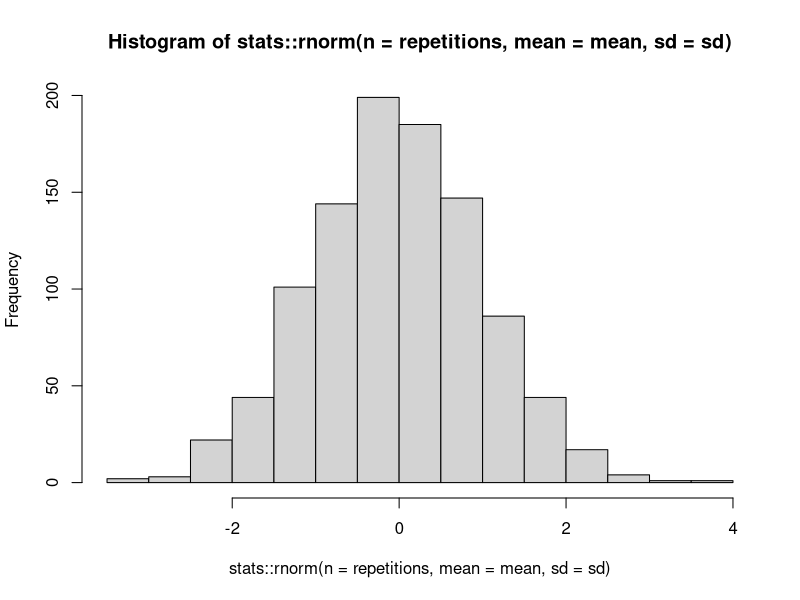
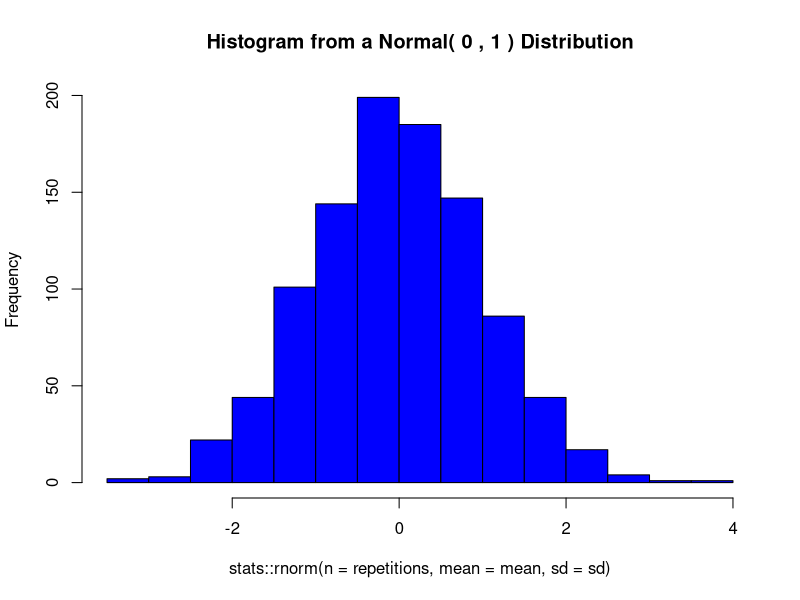

Generate these figures, in order, with R:
## ---- chunk 1
data(iris)

datasets::iris[10, 5]
## ---- chunk 2
utils::tail(iris$Species, n = 5)
## ---- chunk 3
base::mean(iris$Sepal.Length[iris$Petal.Width > 1])
## ---- chunk 4
for (i in 1:10) {
  if (i < 5) {
    print(i * 3)
  } else {
    print(i * 2)
  }
}
## ---- chunk 5
base::set.seed(184)

num <- stats::rnorm(n = 1, mean = 1, sd = 2)
while (num < 3) {
  base::print(num)
  num <- stats::rnorm(n = 1, mean = 1, sd = 2)
}
## ---- chunk 6
Counting <- base::data.frame()
Rows     <- 1:3
Cols     <- 1:4

for (j in 1:base::length(Cols)) {
  for (i in 1:base::length(Rows)) {
    Counting[i, j] <- i + j - 1
  }
}

Counting
## ---- chunk 7
base::set.seed(184)

plotNormal <- function (repetitions, mean, sd) {
  graphics::hist(x = stats::rnorm(n = repetitions, mean = mean, sd = sd))
}
plotNormal(1000, 0, 1)
## ---- chunk 8
base::set.seed(184)

plotNormal <- function (repetitions, mean, sd) {
  graphics::hist(
    col  = 'blue',
    main = base::paste('Histogram from a Normal(', mean, ',' , sd, ') Distribution'),
    x    = stats::rnorm(n = repetitions, mean = mean, sd = sd)
  )
}
plotNormal(1000, 0, 1)
